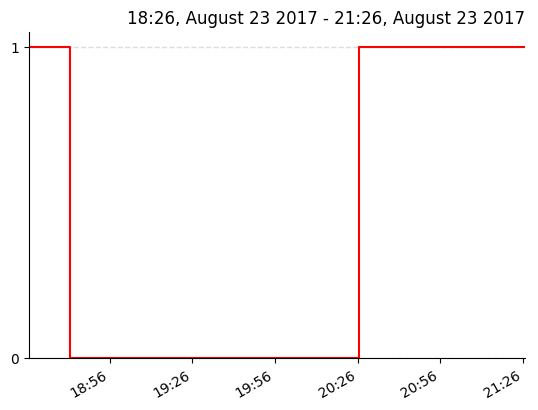

Here is the Python script that generated this plot:
import pandas as pd
import matplotlib as mpl
mpl.use('Agg') # drop tkinter dependecy
import matplotlib.pyplot as plt
import matplotlib.ticker as ticker
import matplotlib.dates as dates
from time import time, mktime
from datetime import datetime
from sqlalchemy import create_engine, select as sqlselect, between
from sqlalchemy.orm import sessionmaker
from sql_declaration import Log, Base

# Create db session
engine = create_engine('sqlite:///admin_log.db')
Base.metadata.bind = engine
DBSession = sessionmaker(bind=engine)
session = DBSession()


def date_to_unix(hour, day, month, year): 
	d = datetime(year, month, day, hour)
	unix_time = mktime(d.timetuple())
	return unix_time


def calculate_end(begin, length): # length in hours
	end = begin + (length * 60 * 60)
	return end


def select_data(begin, end):
	expression = sqlselect([Log]).where(between(Log.timestamp, begin, end))
	data = pd.read_sql(expression, engine)
	return data


def create_graph(begin, length, graphtype):
	end = calculate_end(begin, length)
	data = select_data(begin, end)

	data = data[['timestamp', 'ingame']]
	data['timestamp'] = pd.to_datetime(data.timestamp, unit='s')

	data = data.groupby('timestamp').sum().reset_index()
	data['ingame'] = data['ingame'].astype(int)

	try:
		plt.figure()
		data.plot(x='timestamp', y='ingame', drawstyle="steps", color = 'r', legend=False)
	except TypeError:
		return False # probably no data to plot

	ax = plt.gca()
	ax.yaxis.grid(which="major", color='#dddddd', linestyle='--', linewidth=1) # horizontal gridlines
	ax.yaxis.set_major_locator(ticker.MaxNLocator(integer=True)) # show y axis as ints
	ax.spines['top'].set_visible(False) # remove top frame
	ax.spines['right'].set_visible(False) #remove right frame

	# time formatting
	xtick_locator = dates.AutoDateLocator()
	xtick_formatter = dates.AutoDateFormatter(xtick_locator)

	ax.xaxis.set_major_locator(xtick_locator)
	ax.xaxis.set_major_formatter(xtick_formatter)

	xax = ax.get_xaxis() # get the x-axis
	adf = xax.get_major_formatter() # the the auto-formatter

	adf.scaled[1/(24.*60.)] = '%H:%M'  # set the < 1d scale 
	adf.scaled[1./24] = '%d/%m %H:%M'  # set the > 1d  < 1m scale 
	adf.scaled[1.0] = '%Y-%m-%d' # set the > 1dm < 1y scale
	adf.scaled[30.] = '%Y-%m' # set the > 1Y scale
	adf.scaled[365.] = '%Y'


	begin = data['timestamp'].iloc[0].strftime("%B %d, %Y") # formatted starting date
	end = data['timestamp'].iloc[-1].strftime("%B %d, %Y") # formatted ending date
	plt.title(f'{begin} - {end}', loc='right') # set dates as title
	plt.xlabel('') # remove label x axis
	plt.ylim(ymin=0) # always start at 0
	plt.savefig('plot.png', bbox_inches='tight')

	return True


def main():
	print("Start date:")
	day = int(input("DD > "))
	month = int(input("MM > "))
	year = int(input("YY > "))
	begin = date_to_unix(0, day, month, year)
	length = int(input("Length (days) > "))
	graphtype = input("Type of graph > ")
	create_graph(begin, length * 24, graphtype)


if __name__ == '__main__':
	main()